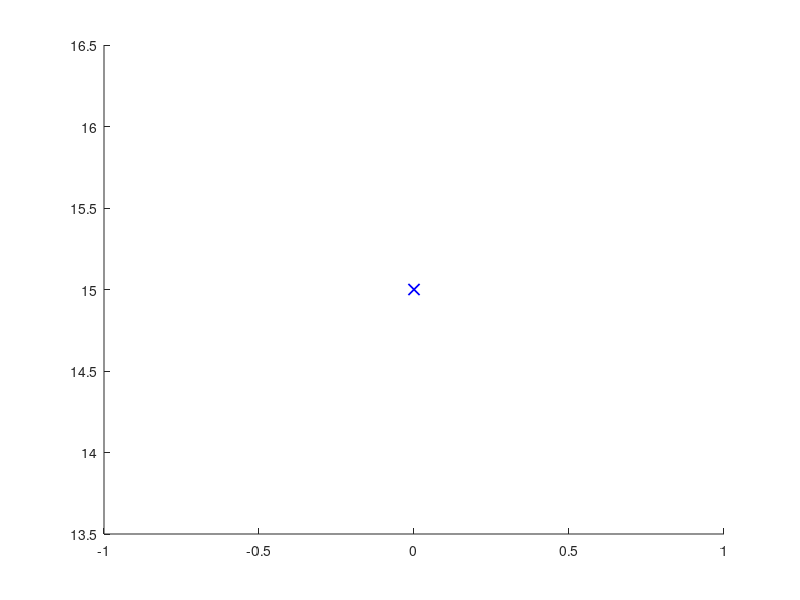

Recreate this plot in MATLAB. (Note: this script raises an error after producing the figure.)
close all
clc

% Paremeters
K0 = 5.0;
inputMax = 1400;
inputMin = -1400;
remnantMax = 20;
remnantMin = 0;
inputSamples = 400;
errorThreshold = 0.0001;
iterationLimit = 1000;

% Get scales if exist
inputScale = 1;
outputScale = 1;
inputShift = 0;
outputShift = 0;
if(exist('dataHandler','var'))
    inputScale = dataHandler.inputScale;
    outputScale = dataHandler.outputScale;
    inputShift = dataHandler.inputShift;
    outputShift = dataHandler.outputShift;
end

% Control objective and initial pulse amp
% Remnant max reachable: -0.33, Remnant min reachable: -0.83531
ref = max([min([15, ...
                remnantMax]),remnantMin]);
initialPulse = max([min([0.01, ...
                inputMax]),inputMin]);

disp(['Target Output: ', num2str(ref)])
disp(['Error Threshold: ', num2str(errorThreshold)])

% Video parameterscl
videoName = 'video.avi';
videoWidth = 720;
videoHeight = 480;

% Plot parameters
refMarkerSize = 8;
lineWidth = 1.2;

% Figure initialization
fig = figure; axHandler = axes(); hold on;
plotHandler = plot(axHandler, 0, ref, 'xb', ...
    'markersize', refMarkerSize, 'LineWidth', lineWidth); hold on;
plot(axHandler,... % Plot original data
    dataHandler.inputSeq/inputScale-inputShift,...
    dataHandler.outputSeq/outputScale-outputShift,...
    '-b', ...
    'LineWidth', lineWidth);
plot(axHandler,... % Plot simulated data
    dataHandlerSim.inputSeq,...
    dataHandlerSim.outputSeq,...
    '-g', ...
    'LineWidth', lineWidth);
for i=1:size(anHystCurves,2) % Plot anhysteresis curve
    lineHandler = plot(axHandler,...
        anHystCurves{i}(:,1),anHystCurves{i}(:,2),...
        'Color','k',...
        'LineWidth',1.0,...
        'LineStyle','--',...
        'DisplayName','Anhysteresis curve $\mathcal{A}$'); hold on;
    if(i>1) set(lineHandler,'handleVisibility','off'); end
end
xlim([inputMin-0.05*(inputMax-inputMin)...
    inputMax+0.05*(inputMax-inputMin)]);
ylim([remnantMin-0.45*(remnantMax-remnantMin)...
    remnantMax+0.45*(remnantMax-remnantMin)]);

% Plotting parameters
hPad = 0.1; vPad = 0.1; 
minHPad = 0.1; minVPad = 0.1; 
autoAdjust = false;

% Loop Initialization
x0 = 4  ;
remnants = x0;
errors = ref-remnants;
inputAmps = initialPulse;
iter = 1;
inputs = [];
outputs = [];

% Plot initial and final points in phase plot
plot(axHandler,0,remnants,'bo',...
    'LineWidth',1.5,...
    'markerSize',7);
plot(axHandler,0,ref,'bx',...
    'LineWidth',1.5,...
    'markerSize',8);

% Create animated line handlers
anLineHand1 = animatedline(axHandler,...
    'LineWidth',1.2,...
    'Color','black',...,
    'DisplayName','Duhem model',...
    'HandleVisibility','on');
anLineHand2 = animatedline(axHandler,...
    'LineWidth',1.2,...
    'Color','magenta',...,
    'DisplayName','Convex output',...
    'HandleVisibility','off');

% Video initialization
videoWriter = VideoWriter(videoName);
open(videoWriter);
while(true)
    % Print iteration number
    disp('-------------------------')
    disp(['Iteration: ', num2str(iter)])
    disp(['Pulse Amplitude: ', num2str(inputAmps(end))])
    
    % Generate input signal
    [uVec, tVec] = generateInputSignal(inputAmps(end), inputSamples);
    duVec = [0;diff(uVec)./diff(tVec)];
    output = zeros(inputSamples, 1);
    
    %%%%%%%%%%%%%%%%%%%%%%%%%%%%%%%%%%%%%%%%%%%%%%%%%%%%%%%%%%%%%%%%%%%%%%%%%%%
    odeOutFunc = @(tq,xq,flag)odeDrawing(tq,xq,flag,...
        tVec,uVec,duVec,...
        autoAdjust,hPad,vPad,minHPad,minVPad,...
        anLineHand1,...
        anLineHand2);
    [tTime,xTime] = ode113(...
        @(tq,xq)odeModel(tq,xq,tVec,uVec,duVec),...
        tVec,remnants(end,end),...
        odeset(...
            'OutputFcn',odeOutFunc,...
            'NormControl','off',...
            'Reltol',1e-5,...
            'AbsTol',1e-6,...
            'Refine',1,...
            'MaxStep',10,...
            'Stats','on'));
    %%%%%%%%%%%%%%%%%%%%%%%%%%%%%%%%%%%%%%%%%%%%%%%%%%%%%%%%%%%%%%%%%%%%%%%%%%%
    
    inputs = [inputs, uVec(:)];
    outputs = [outputs, xTime(:)];
    
    % Save iteration params and stats
    remnants = [remnants, xTime(end)];
    errors = [errors, (ref-xTime(end))];
    
    % Update pulse value for next iteration
%     if(iter==1)
%     elseif(iter==2)
%     else
%     end
    K0 = 3;
    inputAmps = [inputAmps, inputAmps(end)+K0*errors(end)];

    % Print final output and error
    disp(['Final Output: ', num2str(remnants(end))])
    disp(['Error: ', num2str(errors(end))])
    
    % Break cycle condition
    if abs(errors(end))<=errorThreshold
        disp('-------------------------')
        disp('Error threshold achieved')
        disp('-------------------------')
        break
    elseif iter>=iterationLimit
        disp('-------------------------')
        disp('Iterations limit achieved!')
        disp('-------------------------')
        break
    end
    
    % Update iteration counter
    iter = iter+1;

end

% Close video
close(videoWriter);

%%%%%%%%%%%%%%%%%%%%%%%%%%%%%%%%%%%%%%%%%%%%%%%%%%%%%%%%%%%%%%%%%%%%%%%%%%%
% Function to generate input
%%%%%%%%%%%%%%%%%%%%%%%%%%%%%%%%%%%%%%%%%%%%%%%%%%%%%%%%%%%%%%%%%%%%%%%%%%%
function [signal, times] = generateInputSignal(pulseAmp, numSamples)
    pointTimes = [0; 0.25; 0.5; 0.75; 1; 1.25;];
    pointSignal = [0; pulseAmp; 0; 0; 0; 0];
    times = linspace(0, pointTimes(end), numSamples);
    signal = interp1(pointTimes, pointSignal, times);
    
    times = times(:);
    signal = signal(:);
end

%%%%%%%%%%%%%%%%%%%%%%%%%%%%%%%%%%%%%%%%%%%%%%%%%%%%%%%%%%%%%%%%%%%%%%%%%%%
% Auxiliary functions for Ode
%%%%%%%%%%%%%%%%%%%%%%%%%%%%%%%%%%%%%%%%%%%%%%%%%%%%%%%%%%%%%%%%%%%%%%%%%%%

function output = odeDrawing(tq,xq,flag,...
    tVec,uVec,duVec,...
    autoAdjust,hPad,vPad,minHPad,minVPad,...
    anLineHand1,...
    anLineHand2)

%     conv = @(x) 0.2*(0.7*x.^2 - 2*x - 10);
    if strcmp(flag,'init')
        [uq,duq] = odeuVecduVecSolver(tq(1),tVec,uVec,duVec);
        addpoints(anLineHand1,uq,xq(1,:));
%         addpoints(anLineHand2,uq,conv(xq(1,:)));
    elseif strcmp(flag,'done')
    else
        [uq,duq] = odeuVecduVecSolver(tq,tVec,uVec,duVec);
        addpoints(anLineHand1,uq,xq);
%         addpoints(anLineHand2,uq,conv(xq));
    end
    if(autoAdjust)
        autoAdjustPlot(anLineHand1,hPad,vPad,minHPad,minVPad);
    end
    drawnow limitrate;
%     drawnow;
    output = 0;
end

function autoAdjustPlot(anLineHand,hPad,vPad,minHPad,minVPad)
    axesHand = get(anLineHand,'Parent');
    [uVec,yVec] = getpoints(anLineHand);
    uMin = min(uVec); uMax = max(uVec); uRange = uMax-uMin;
    xlim(axesHand,[ uMin-max([uRange*hPad,minHPad]),...
                    uMax+max([uRange*hPad,minHPad]) ]);
    yMin = min(yVec); yMax = max(yVec); yRange = yMax-yMin;
    ylim(axesHand,[ yMin-max([yRange*vPad,minVPad]),...
                    yMax+max([yRange*vPad,minVPad]) ]);
end

function dyq = odeModel(tq,xq,tVec,uVec,duVec)
    persistent duhemModel
    if isempty(duhemModel)
        f1 = evalin('base','f1');
        f2 = evalin('base','f2');
        duhemModel = DuhemModel(f1,f2);
    end
    [uq,duq] = odeuVecduVecSolver(tq,tVec,uVec,duVec);
    dyq = duhemModel.getdydt(uq,xq,duq);
end

function [uq,duq] = odeuVecduVecSolver(tq,tVec,uVec,duVec)
    uq = interp1(tVec,uVec,tq);
    duq = interp1(tVec,duVec,tq);
end